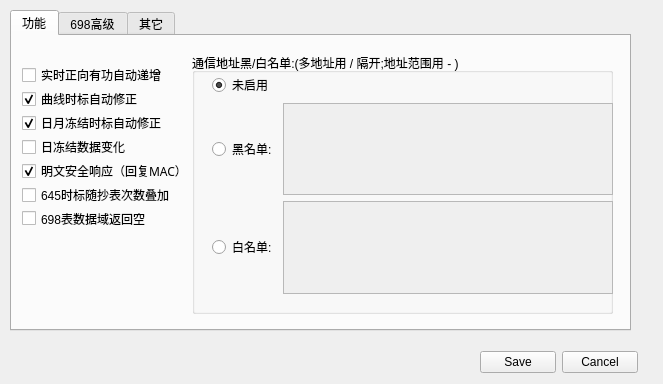
<?xml version="1.0" encoding="UTF-8"?>
<ui version="4.0">
 <class>Dialog</class>
 <widget class="QDialog" name="Dialog">
  <property name="windowModality">
   <enum>Qt::WindowModal</enum>
  </property>
  <property name="geometry">
   <rect>
    <x>0</x>
    <y>0</y>
    <width>663</width>
    <height>384</height>
   </rect>
  </property>
  <property name="minimumSize">
   <size>
    <width>250</width>
    <height>320</height>
   </size>
  </property>
  <property name="windowTitle">
   <string>设置</string>
  </property>
  <widget class="QTabWidget" name="tabWidget">
   <property name="enabled">
    <bool>true</bool>
   </property>
   <property name="geometry">
    <rect>
     <x>10</x>
     <y>10</y>
     <width>621</width>
     <height>321</height>
    </rect>
   </property>
   <property name="focusPolicy">
    <enum>Qt::NoFocus</enum>
   </property>
   <property name="tabPosition">
    <enum>QTabWidget::North</enum>
   </property>
   <property name="tabShape">
    <enum>QTabWidget::Rounded</enum>
   </property>
   <property name="currentIndex">
    <number>0</number>
   </property>
   <widget class="QWidget" name="tab">
    <property name="contextMenuPolicy">
     <enum>Qt::NoContextMenu</enum>
    </property>
    <attribute name="title">
     <string>功能</string>
    </attribute>
    <widget class="QWidget" name="layoutWidget">
     <property name="geometry">
      <rect>
       <x>10</x>
       <y>30</y>
       <width>175</width>
       <height>161</height>
      </rect>
     </property>
     <layout class="QVBoxLayout" name="verticalLayout">
      <item>
       <widget class="QCheckBox" name="checkBox_3">
        <property name="text">
         <string>实时正向有功自动递增</string>
        </property>
        <property name="checked">
         <bool>false</bool>
        </property>
       </widget>
      </item>
      <item>
       <widget class="QCheckBox" name="checkBox_2">
        <property name="layoutDirection">
         <enum>Qt::LeftToRight</enum>
        </property>
        <property name="text">
         <string>曲线时标自动修正</string>
        </property>
        <property name="checked">
         <bool>true</bool>
        </property>
        <property name="autoRepeat">
         <bool>false</bool>
        </property>
       </widget>
      </item>
      <item>
       <widget class="QCheckBox" name="checkBox">
        <property name="layoutDirection">
         <enum>Qt::LeftToRight</enum>
        </property>
        <property name="text">
         <string>日月冻结时标自动修正</string>
        </property>
        <property name="checked">
         <bool>true</bool>
        </property>
        <property name="autoRepeat">
         <bool>false</bool>
        </property>
       </widget>
      </item>
      <item>
       <widget class="QCheckBox" name="checkBox_4">
        <property name="enabled">
         <bool>true</bool>
        </property>
        <property name="font">
         <font>
          <family>Algerian</family>
          <weight>50</weight>
          <italic>false</italic>
          <bold>false</bold>
          <underline>false</underline>
          <strikeout>false</strikeout>
         </font>
        </property>
        <property name="cursor">
         <cursorShape>ArrowCursor</cursorShape>
        </property>
        <property name="toolTip">
         <string/>
        </property>
        <property name="whatsThis">
         <string/>
        </property>
        <property name="layoutDirection">
         <enum>Qt::LeftToRight</enum>
        </property>
        <property name="text">
         <string>日冻结数据变化</string>
        </property>
        <property name="checkable">
         <bool>true</bool>
        </property>
        <property name="checked">
         <bool>false</bool>
        </property>
        <property name="autoRepeat">
         <bool>false</bool>
        </property>
        <property name="tristate">
         <bool>false</bool>
        </property>
       </widget>
      </item>
      <item>
       <widget class="QCheckBox" name="checkBox_5">
        <property name="font">
         <font>
          <family>Algerian</family>
          <weight>50</weight>
          <italic>false</italic>
          <bold>false</bold>
          <underline>false</underline>
          <strikeout>false</strikeout>
         </font>
        </property>
        <property name="cursor">
         <cursorShape>ArrowCursor</cursorShape>
        </property>
        <property name="toolTip">
         <string/>
        </property>
        <property name="whatsThis">
         <string/>
        </property>
        <property name="layoutDirection">
         <enum>Qt::LeftToRight</enum>
        </property>
        <property name="text">
         <string>明文安全响应（回复MAC）</string>
        </property>
        <property name="checked">
         <bool>true</bool>
        </property>
        <property name="autoRepeat">
         <bool>false</bool>
        </property>
        <property name="tristate">
         <bool>false</bool>
        </property>
       </widget>
      </item>
      <item>
       <widget class="QCheckBox" name="checkBox_7">
        <property name="text">
         <string>645时标随抄表次数叠加</string>
        </property>
       </widget>
      </item>
      <item>
       <widget class="QCheckBox" name="checkBox_8">
        <property name="text">
         <string>698表数据域返回空</string>
        </property>
       </widget>
      </item>
     </layout>
    </widget>
    <widget class="QGroupBox" name="groupBox_2">
     <property name="geometry">
      <rect>
       <x>180</x>
       <y>17</y>
       <width>421</width>
       <height>261</height>
      </rect>
     </property>
     <property name="title">
      <string>通信地址黑/白名单:(多地址用 / 隔开;地址范围用 - )</string>
     </property>
     <widget class="QWidget" name="layoutWidget">
      <property name="geometry">
       <rect>
        <x>20</x>
        <y>20</y>
        <width>401</width>
        <height>221</height>
       </rect>
      </property>
      <layout class="QVBoxLayout" name="verticalLayout_2">
       <item>
        <widget class="QRadioButton" name="radioButton_3">
         <property name="text">
          <string>未启用</string>
         </property>
         <property name="checked">
          <bool>true</bool>
         </property>
        </widget>
       </item>
       <item>
        <layout class="QHBoxLayout" name="horizontalLayout_3">
         <item>
          <widget class="QRadioButton" name="radioButton">
           <property name="text">
            <string>黑名单:</string>
           </property>
          </widget>
         </item>
         <item>
          <widget class="QTextEdit" name="textEdit">
           <property name="enabled">
            <bool>false</bool>
           </property>
           <property name="acceptRichText">
            <bool>false</bool>
           </property>
          </widget>
         </item>
        </layout>
       </item>
       <item>
        <layout class="QHBoxLayout" name="horizontalLayout_4">
         <item>
          <widget class="QRadioButton" name="radioButton_2">
           <property name="text">
            <string>白名单:</string>
           </property>
          </widget>
         </item>
         <item>
          <widget class="QTextEdit" name="textEdit_2">
           <property name="enabled">
            <bool>false</bool>
           </property>
           <property name="acceptRichText">
            <bool>false</bool>
           </property>
           <property name="placeholderText">
            <string/>
           </property>
          </widget>
         </item>
        </layout>
       </item>
      </layout>
     </widget>
    </widget>
   </widget>
   <widget class="QWidget" name="tab_4">
    <attribute name="title">
     <string>698高级</string>
    </attribute>
    <widget class="QGroupBox" name="groupBox_4">
     <property name="geometry">
      <rect>
       <x>10</x>
       <y>20</y>
       <width>251</width>
       <height>71</height>
      </rect>
     </property>
     <property name="title">
      <string>曲线漏点</string>
     </property>
     <widget class="QTimeEdit" name="timeEdit">
      <property name="enabled">
       <bool>false</bool>
      </property>
      <property name="geometry">
       <rect>
        <x>201</x>
        <y>30</y>
        <width>41</width>
        <height>20</height>
       </rect>
      </property>
      <property name="wrapping">
       <bool>false</bool>
      </property>
      <property name="frame">
       <bool>true</bool>
      </property>
      <property name="buttonSymbols">
       <enum>QAbstractSpinBox::NoButtons</enum>
      </property>
      <property name="dateTime">
       <datetime>
        <hour>0</hour>
        <minute>0</minute>
        <second>0</second>
        <year>2001</year>
        <month>1</month>
        <day>1</day>
       </datetime>
      </property>
      <property name="date">
       <date>
        <year>2001</year>
        <month>1</month>
        <day>1</day>
       </date>
      </property>
      <property name="displayFormat">
       <string>HH:mm</string>
      </property>
      <property name="currentSectionIndex">
       <number>0</number>
      </property>
     </widget>
     <widget class="QTimeEdit" name="timeEdit_2">
      <property name="enabled">
       <bool>false</bool>
      </property>
      <property name="geometry">
       <rect>
        <x>140</x>
        <y>30</y>
        <width>41</width>
        <height>20</height>
       </rect>
      </property>
      <property name="wrapping">
       <bool>false</bool>
      </property>
      <property name="frame">
       <bool>true</bool>
      </property>
      <property name="buttonSymbols">
       <enum>QAbstractSpinBox::NoButtons</enum>
      </property>
      <property name="displayFormat">
       <string>HH:mm</string>
      </property>
     </widget>
     <widget class="QLabel" name="label_4">
      <property name="enabled">
       <bool>false</bool>
      </property>
      <property name="geometry">
       <rect>
        <x>62</x>
        <y>32</y>
        <width>72</width>
        <height>16</height>
       </rect>
      </property>
      <property name="text">
       <string>无数据时段:</string>
      </property>
     </widget>
     <widget class="QLabel" name="label_5">
      <property name="enabled">
       <bool>false</bool>
      </property>
      <property name="geometry">
       <rect>
        <x>186</x>
        <y>31</y>
        <width>16</width>
        <height>20</height>
       </rect>
      </property>
      <property name="text">
       <string>-</string>
      </property>
     </widget>
     <widget class="QCheckBox" name="checkBox_6">
      <property name="geometry">
       <rect>
        <x>10</x>
        <y>32</y>
        <width>71</width>
        <height>16</height>
       </rect>
      </property>
      <property name="text">
       <string>启用</string>
      </property>
     </widget>
    </widget>
    <widget class="QGroupBox" name="groupBox_6">
     <property name="geometry">
      <rect>
       <x>10</x>
       <y>110</y>
       <width>591</width>
       <height>171</height>
      </rect>
     </property>
     <property name="title">
      <string>特殊事件:</string>
     </property>
     <widget class="QGroupBox" name="groupBox_7">
      <property name="geometry">
       <rect>
        <x>20</x>
        <y>20</y>
        <width>561</width>
        <height>81</height>
       </rect>
      </property>
      <property name="title">
       <string>事件返回</string>
      </property>
      <widget class="QLineEdit" name="lineEdit_22">
       <property name="enabled">
        <bool>false</bool>
       </property>
       <property name="geometry">
        <rect>
         <x>180</x>
         <y>24</y>
         <width>361</width>
         <height>20</height>
        </rect>
       </property>
       <property name="accessibleDescription">
        <string/>
       </property>
       <property name="inputMethodHints">
        <set>Qt::ImhNone</set>
       </property>
       <property name="inputMask">
        <string/>
       </property>
       <property name="placeholderText">
        <string>多个事件用英文分号隔开(;)</string>
       </property>
      </widget>
      <widget class="QWidget" name="layoutWidget">
       <property name="geometry">
        <rect>
         <x>11</x>
         <y>25</y>
         <width>171</width>
         <height>51</height>
        </rect>
       </property>
       <layout class="QFormLayout" name="formLayout">
        <item row="0" column="0">
         <widget class="QRadioButton" name="radioButton_4">
          <property name="text">
           <string>按默认返回</string>
          </property>
          <property name="checked">
           <bool>true</bool>
          </property>
         </widget>
        </item>
        <item row="2" column="0">
         <widget class="QRadioButton" name="radioButton_6">
          <property name="text">
           <string>全回空</string>
          </property>
         </widget>
        </item>
        <item row="0" column="1">
         <widget class="QRadioButton" name="radioButton_5">
          <property name="text">
           <string>部分回空:</string>
          </property>
         </widget>
        </item>
       </layout>
      </widget>
     </widget>
     <widget class="QLabel" name="label_6">
      <property name="geometry">
       <rect>
        <x>30</x>
        <y>130</y>
        <width>71</width>
        <height>16</height>
       </rect>
      </property>
      <property name="text">
       <string>3320返回值:</string>
      </property>
     </widget>
     <widget class="QLineEdit" name="lineEdit_3">
      <property name="geometry">
       <rect>
        <x>100</x>
        <y>128</y>
        <width>461</width>
        <height>20</height>
       </rect>
      </property>
      <property name="text">
       <string>85 01 00 33 20 02 00 01 01 04 51 30 1b 02 00 51 30 2a 02 00 51 30 13 02 00 51 30 11 02 00 00 00</string>
      </property>
      <property name="frame">
       <bool>true</bool>
      </property>
      <property name="echoMode">
       <enum>QLineEdit::Normal</enum>
      </property>
      <property name="cursorPosition">
       <number>95</number>
      </property>
     </widget>
    </widget>
   </widget>
   <widget class="QWidget" name="tab_3">
    <attribute name="title">
     <string>其它</string>
    </attribute>
    <widget class="QGroupBox" name="groupBox">
     <property name="geometry">
      <rect>
       <x>30</x>
       <y>20</y>
       <width>121</width>
       <height>81</height>
      </rect>
     </property>
     <property name="title">
      <string>抄表log导出为:</string>
     </property>
     <widget class="QPushButton" name="pushButton_5">
      <property name="geometry">
       <rect>
        <x>20</x>
        <y>30</y>
        <width>75</width>
        <height>23</height>
       </rect>
      </property>
      <property name="text">
       <string>txt格式</string>
      </property>
     </widget>
    </widget>
    <widget class="QGroupBox" name="groupBox_3">
     <property name="geometry">
      <rect>
       <x>30</x>
       <y>120</y>
       <width>161</width>
       <height>101</height>
      </rect>
     </property>
     <property name="title">
      <string>About：</string>
     </property>
     <widget class="QLabel" name="label_2">
      <property name="geometry">
       <rect>
        <x>20</x>
        <y>30</y>
        <width>91</width>
        <height>16</height>
       </rect>
      </property>
      <property name="text">
       <string>Version：V1.7</string>
      </property>
     </widget>
     <widget class="QLabel" name="label_3">
      <property name="geometry">
       <rect>
        <x>20</x>
        <y>60</y>
        <width>131</width>
        <height>16</height>
       </rect>
      </property>
      <property name="text">
       <string>Frame：200904</string>
      </property>
     </widget>
    </widget>
    <widget class="QGroupBox" name="groupBox_5">
     <property name="geometry">
      <rect>
       <x>210</x>
       <y>20</y>
       <width>371</width>
       <height>161</height>
      </rect>
     </property>
     <property name="title">
      <string>645说明:</string>
     </property>
     <widget class="QTextEdit" name="textEdit_3">
      <property name="geometry">
       <rect>
        <x>20</x>
        <y>30</y>
        <width>331</width>
        <height>111</height>
       </rect>
      </property>
      <property name="autoFillBackground">
       <bool>true</bool>
      </property>
      <property name="readOnly">
       <bool>true</bool>
      </property>
      <property name="html">
       <string>&lt;!DOCTYPE HTML PUBLIC &quot;-//W3C//DTD HTML 4.0//EN&quot; &quot;http://www.w3.org/TR/REC-html40/strict.dtd&quot;&gt;
&lt;html&gt;&lt;head&gt;&lt;meta name=&quot;qrichtext&quot; content=&quot;1&quot; /&gt;&lt;style type=&quot;text/css&quot;&gt;
p, li { white-space: pre-wrap; }
&lt;/style&gt;&lt;/head&gt;&lt;body style=&quot; font-family:'SimSun'; font-size:9pt; font-weight:400; font-style:normal;&quot;&gt;
&lt;p style=&quot; margin-top:0px; margin-bottom:0px; margin-left:0px; margin-right:0px; -qt-block-indent:0; text-indent:0px;&quot;&gt;返回年月日周:@GetDateWeek@                        &lt;/p&gt;
&lt;p style=&quot; margin-top:0px; margin-bottom:0px; margin-left:0px; margin-right:0px; -qt-block-indent:0; text-indent:0px;&quot;&gt;返回当前时间:@GetTime@                        &lt;/p&gt;
&lt;p style=&quot; margin-top:0px; margin-bottom:0px; margin-left:0px; margin-right:0px; -qt-block-indent:0; text-indent:0px;&quot;&gt;返回冻结时标(当前):@FreezeTime@                    &lt;/p&gt;&lt;/body&gt;&lt;/html&gt;</string>
      </property>
      <property name="acceptRichText">
       <bool>false</bool>
      </property>
     </widget>
    </widget>
   </widget>
  </widget>
  <widget class="QWidget" name="layoutWidget">
   <property name="geometry">
    <rect>
     <x>480</x>
     <y>350</y>
     <width>158</width>
     <height>25</height>
    </rect>
   </property>
   <layout class="QHBoxLayout" name="horizontalLayout">
    <item>
     <widget class="QPushButton" name="pushButton">
      <property name="text">
       <string>Save</string>
      </property>
     </widget>
    </item>
    <item>
     <widget class="QPushButton" name="pushButton_2">
      <property name="text">
       <string>Cancel</string>
      </property>
     </widget>
    </item>
   </layout>
  </widget>
 </widget>
 <resources/>
 <connections>
  <connection>
   <sender>pushButton_2</sender>
   <signal>clicked()</signal>
   <receiver>Dialog</receiver>
   <slot>close()</slot>
   <hints>
    <hint type="sourcelabel">
     <x>562</x>
     <y>351</y>
    </hint>
    <hint type="destinationlabel">
     <x>467</x>
     <y>288</y>
    </hint>
   </hints>
  </connection>
  <connection>
   <sender>radioButton_5</sender>
   <signal>toggled(bool)</signal>
   <receiver>lineEdit_22</receiver>
   <slot>setEnabled(bool)</slot>
   <hints>
    <hint type="sourcelabel">
     <x>161</x>
     <y>193</y>
    </hint>
    <hint type="destinationlabel">
     <x>307</x>
     <y>195</y>
    </hint>
   </hints>
  </connection>
  <connection>
   <sender>radioButton</sender>
   <signal>toggled(bool)</signal>
   <receiver>textEdit</receiver>
   <slot>setEnabled(bool)</slot>
   <hints>
    <hint type="sourcelabel">
     <x>241</x>
     <y>139</y>
    </hint>
    <hint type="destinationlabel">
     <x>334</x>
     <y>139</y>
    </hint>
   </hints>
  </connection>
  <connection>
   <sender>radioButton_2</sender>
   <signal>toggled(bool)</signal>
   <receiver>textEdit_2</receiver>
   <slot>setEnabled(bool)</slot>
   <hints>
    <hint type="sourcelabel">
     <x>243</x>
     <y>237</y>
    </hint>
    <hint type="destinationlabel">
     <x>332</x>
     <y>237</y>
    </hint>
   </hints>
  </connection>
 </connections>
</ui>
